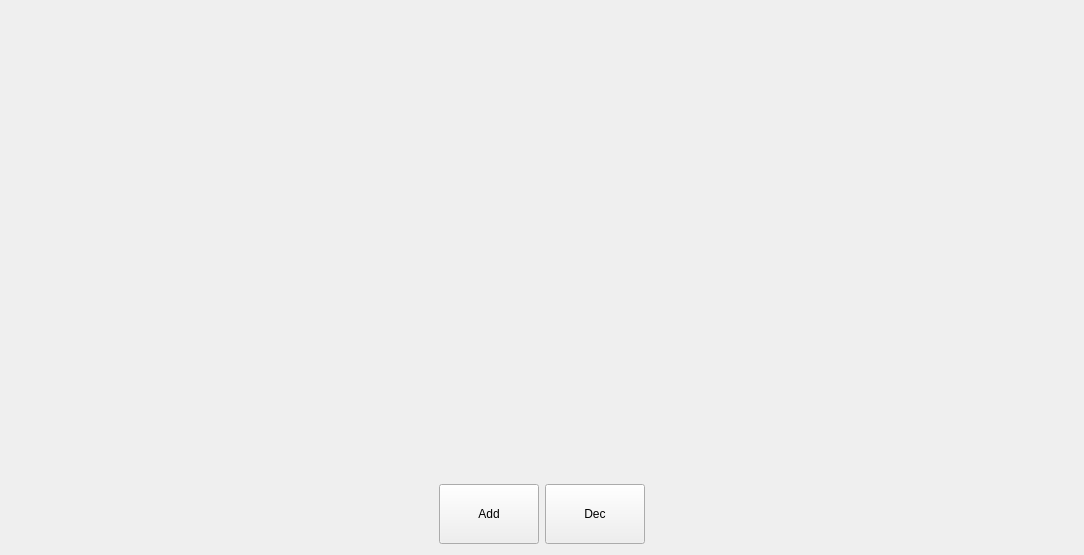
<?xml version="1.0" encoding="UTF-8"?>
<ui version="4.0">
 <class>Widget</class>
 <widget class="QWidget" name="Widget">
  <property name="geometry">
   <rect>
    <x>0</x>
    <y>0</y>
    <width>1084</width>
    <height>555</height>
   </rect>
  </property>
  <property name="windowTitle">
   <string>Widget</string>
  </property>
  <property name="styleSheet">
   <string notr="true"/>
  </property>
  <layout class="QGridLayout" name="gridLayout">
   <item row="0" column="1">
    <spacer name="verticalSpacer_6">
     <property name="orientation">
      <enum>Qt::Vertical</enum>
     </property>
     <property name="sizeHint" stdset="0">
      <size>
       <width>20</width>
       <height>463</height>
      </size>
     </property>
    </spacer>
   </item>
   <item row="0" column="2">
    <spacer name="verticalSpacer">
     <property name="orientation">
      <enum>Qt::Vertical</enum>
     </property>
     <property name="sizeHint" stdset="0">
      <size>
       <width>20</width>
       <height>463</height>
      </size>
     </property>
    </spacer>
   </item>
   <item row="1" column="0">
    <spacer name="horizontalSpacer">
     <property name="orientation">
      <enum>Qt::Horizontal</enum>
     </property>
     <property name="sizeHint" stdset="0">
      <size>
       <width>418</width>
       <height>37</height>
      </size>
     </property>
    </spacer>
   </item>
   <item row="1" column="1">
    <widget class="QPushButton" name="pushButton">
     <property name="minimumSize">
      <size>
       <width>100</width>
       <height>60</height>
      </size>
     </property>
     <property name="text">
      <string>Add</string>
     </property>
    </widget>
   </item>
   <item row="1" column="2">
    <widget class="QPushButton" name="pushButton_2">
     <property name="minimumSize">
      <size>
       <width>100</width>
       <height>60</height>
      </size>
     </property>
     <property name="text">
      <string>Dec</string>
     </property>
    </widget>
   </item>
   <item row="1" column="3">
    <spacer name="horizontalSpacer_2">
     <property name="orientation">
      <enum>Qt::Horizontal</enum>
     </property>
     <property name="sizeHint" stdset="0">
      <size>
       <width>417</width>
       <height>18</height>
      </size>
     </property>
    </spacer>
   </item>
  </layout>
 </widget>
 <resources/>
 <connections/>
</ui>
